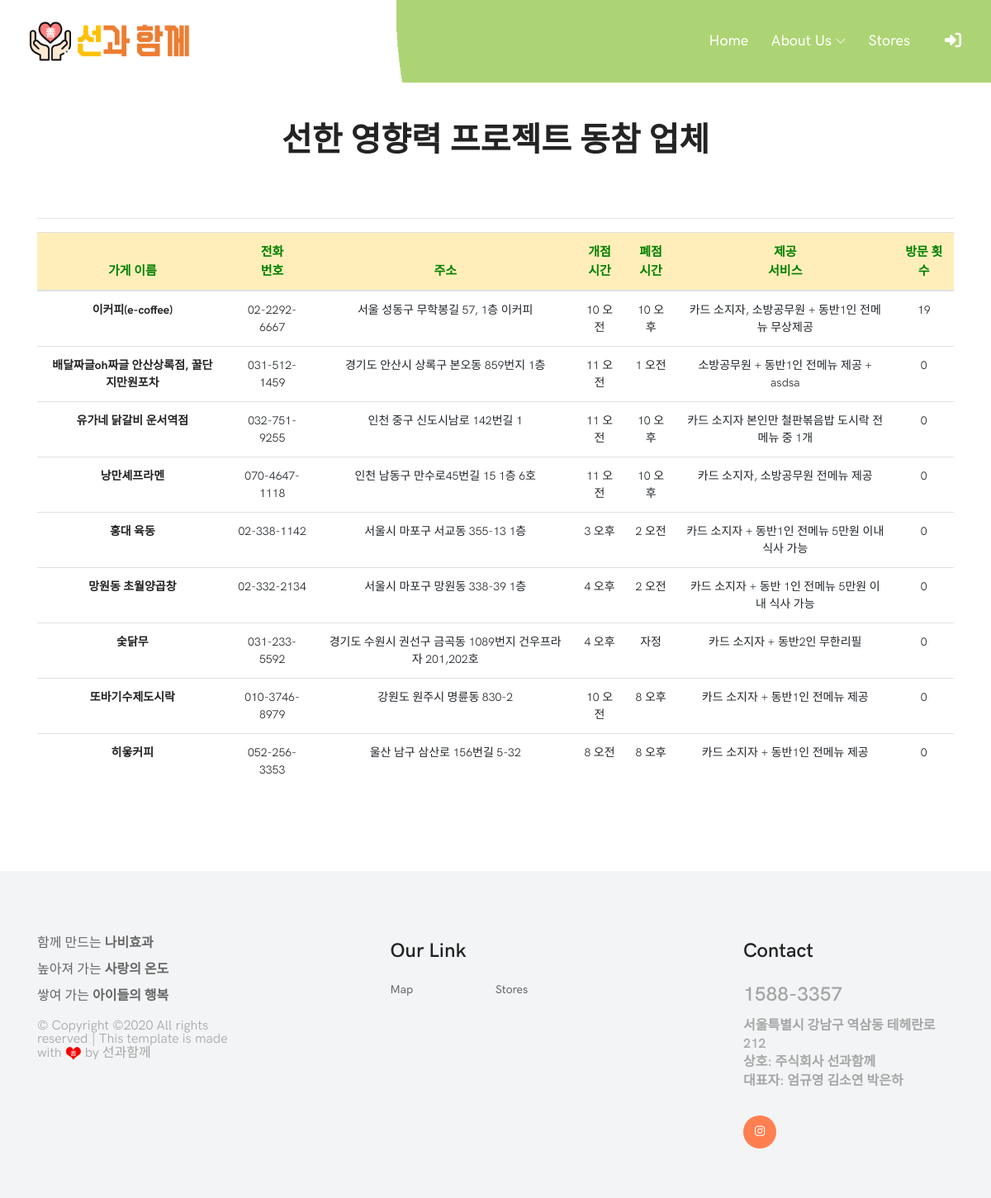
The page /stores/ on the database its author committed.
### stores/models.py (models this page shows, shortened)
class Store(models.Model):
    name = models.CharField(max_length=100)
    num = models.CharField(max_length=100)
    addr = models.CharField(max_length=500)
    open_hour = models.TimeField()
    closed_hour = models.TimeField()
    service = models.TextField()

### stores/views.py (the view)
# urls.py: path('',views.index,name='index'),
def index(request):
    stores = Store.objects.all()
    paginator = Paginator(stores,10)
    page_num = request.GET.get('page')
    stores = paginator.get_page(page_num)
    context = {
        'stores' : stores,
    }
    return render(request, 'stores/index.html', context)

### stores/templates/stores/index.html (shortened to what this page needs)
{% extends 'base.html' %}
{% load static %}
{% load bootstrap4 %}
{% block content %}
    <br><br>
    <h1 class="text-center">선한 영향력 프로젝트 동참 업체</h1>
    <br>
    <br>
    <hr>
    <table class="table table-hover">
        <thead>
           <tr class="table-warning">
                <th scope="col"> <b>가게 이름</b> </th>
                <th scope="col"> 전화<br> 번호 </th>
                <th scope="col"> 주소 </th>
                <th scope="col"> 개점<br> 시간 </th>
                <th colspan="1"> 폐점<br> 시간 </th>
                <th scope="col"> 제공 <br> 서비스 </th>
                <th scope="col"> 방문 횟수 </th>
           </tr>
        </thead>
        <tbody>
        {% for store in stores %}
            <tr>
                {% if store.pk != 1 %}
                    <th scope="row"><a href="{% url 'stores:detail' store.pk %}">{{ store.name }}</a></th>
                    <td>{{ store.num }}</td>
                    <td>{{ store.addr }}</td>
                    <td>{{ store.open_hour }}</td>
                    <td>{{ store.closed_hour }}</td>
                    <td>{{ store.service }}</td>
                    <td>{{ store.visiting_set.count }}</td>
                {% endif %}
            </tr>
        {% endfor %}
        </tbody>
    </table>
    <br><br>
        <br><br>
{% endblock %}

### kindeffects/static/style.css (style rules this page uses)
* { margin: 0; padding: 0; }
body { font-family: "HK Grotesk"; font-weight: 400; font-size: 14px; }
h1, h2, h3, h4, h5, h6 { font-family: "HK Grotesk"; color: #232323; line-height: 1.4; font-weight: 600; }
a, a:active, a:focus, a:hover { color: #232323; text-decoration: none; -webkit-transition-duration: 500ms; -o-transition-duration: 500ms; transition-duration: 500ms; outline: none; }

### kindeffects/static/css/default-assets/classy-nav.css (style rules this page uses)
body { font-family: "Roboto", sans-serif; }

### rows shown on the page
Store: name "이커피(e-coffee)", num "02-2292-6667", addr "서울 성동구 무학봉길 57, 1층 이커피", open_hour "10 오전", closed_hour "10 오후", service "카드 소지자, 소방공무원 + 동반1인 전메뉴 무상제공", visiting_set.count "19"
Store: name "배달짜글oh짜글 안산상록점, 꿀단지만원포차", num "031-512-1459", addr "경기도 안산시 상록구 본오동 859번지 1층", open_hour "11 오전", closed_hour "1 오전", service "소방공무원 + 동반1인 전메뉴 제공 + asdsa", visiting_set.count "0"
Store: name "유가네 닭갈비 운서역점", num "032-751-9255", addr "인천 중구 신도시남로 142번길 1", open_hour "11 오전", closed_hour "10 오후", service "카드 소지자 본인만 철판볶음밥 도시락 전메뉴 중 1개", visiting_set.count "0"
Store: name "낭만셰프라멘", num "070-4647-1118", addr "인천 남동구 만수로45번길 15 1층 6호", open_hour "11 오전", closed_hour "10 오후", service "카드 소지자, 소방공무원 전메뉴 제공", visiting_set.count "0"
Store: name "홍대 육동", num "02-338-1142", addr "서울시 마포구 서교동 355-13 1층", open_hour "3 오후", closed_hour "2 오전", service "카드 소지자 + 동반1인 전메뉴 5만원 이내 식사 가능", visiting_set.count "0"
Store: name "망원동 초월양곱창", num "02-332-2134", addr "서울시 마포구 망원동 338-39 1층", open_hour "4 오후", closed_hour "2 오전", service "카드 소지자 + 동반 1인 전메뉴 5만원 이내 식사 가능", visiting_set.count "0"
Store: name "숯닭무", num "031-233-5592", addr "경기도 수원시 권선구 금곡동 1089번지 건우프라자 201,202호", open_hour "4 오후", closed_hour "자정", service "카드 소지자 + 동반2인 무한리필", visiting_set.count "0"
Store: name "또바기수제도시락", num "010-3746-8979", addr "강원도 원주시 명륜동 830-2", open_hour "10 오전", closed_hour "8 오후", service "카드 소지자 + 동반1인 전메뉴 제공", visiting_set.count "0"
Store: name "히읗커피", num "052-256-3353", addr "울산 남구 삼산로 156번길 5-32", open_hour "8 오전", closed_hour "8 오후", service "카드 소지자 + 동반1인 전메뉴 제공", visiting_set.count "0"
